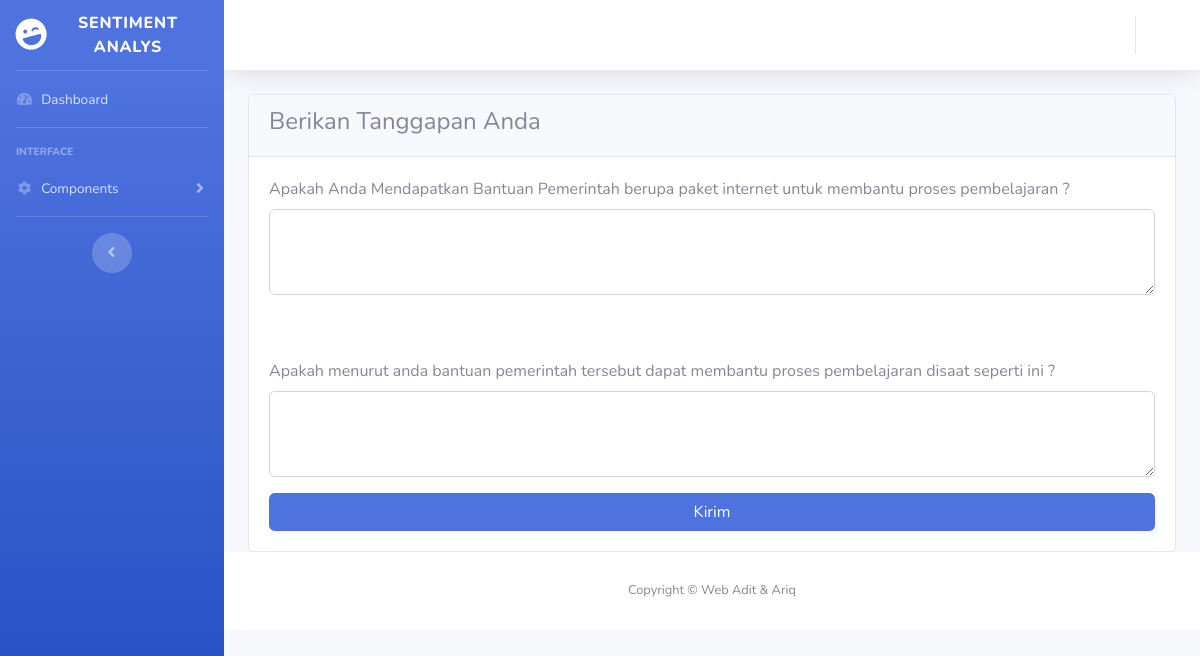
The app's page /index.php/user with its own data.
### tables this page shows
CREATE TABLE `q` (
  `id` int(11) NOT NULL,
  `q1` varchar(256) NOT NULL,
  `q2` varchar(256) NOT NULL
);

### application/controllers/User.php (called while the page is built, shortened)
<?php
class User extends CI_Controller
{
	public function __construct()
	{
		$this->load->library('form_validation');
	}
	public function index()
	{
		$this->form_validation->set_rules('r1', 'r1', 'required|trim');
		$this->form_validation->set_rules('r2', 'r2', 'required|trim');
		if ($this->form_validation->run() == false)
		{
			$data['logus'] = $this->db->get_where('pro', ['nik' =>$this->session->userdata('nik')])->row_array();
			$data['q'] = $this->db->query("SELECT * from q")->row_array();
			$this->load->view('templates/header', $data);
			$this->load->view('templates/sidebar', $data);
			$this->load->view('templates/topbar', $data);
			$this->load->view('user/index', $data);
			$this->load->view('templates/footer', $data);
		}
	}
}
?>

### index.php (called while the page is built, shortened)
<?php
require_once BASEPATH.'core/CodeIgniter.php';

### application/views/user/index.php (the view)
           <div class="container-fluid">
               <div class="card">
               <form class="respon" method="post" action="<?= base_url('user/index') ?>">
               <div class="card-header">
                 <h4>Berikan Tanggapan Anda</h4>
               </div>
                 <div class="card-body">
                  <div class="table-responsive">
                       		<label><?= $q['q1']  ?> ?</label>
				  <div class="form-group">
				    <textarea class="form-control" id="q1" name="r1" rows="3"></textarea>
				  </div>
                   		<br><br>
                   			<label><?= $q['q2']  ?> ?</label>
       						<div class="form-group">
				  <div class="form-group">
				    <textarea class="form-control" id="q2" name="r2" rows="3"></textarea>
				  </div>
       						</div>
			</div>
			<button type="submit" class="btn btn-primary btn-user btn-block">Kirim
                           </button>
		</div>
</form>
           </div>
       </div>

### records on screen
q: q1 "Apakah Anda Mendapatkan Bantuan Pemerintah berupa paket internet untuk membantu proses pembelajaran", q2 "Apakah menurut anda bantuan pemerintah tersebut dapat membantu proses pembelajaran disaat seperti ini"
